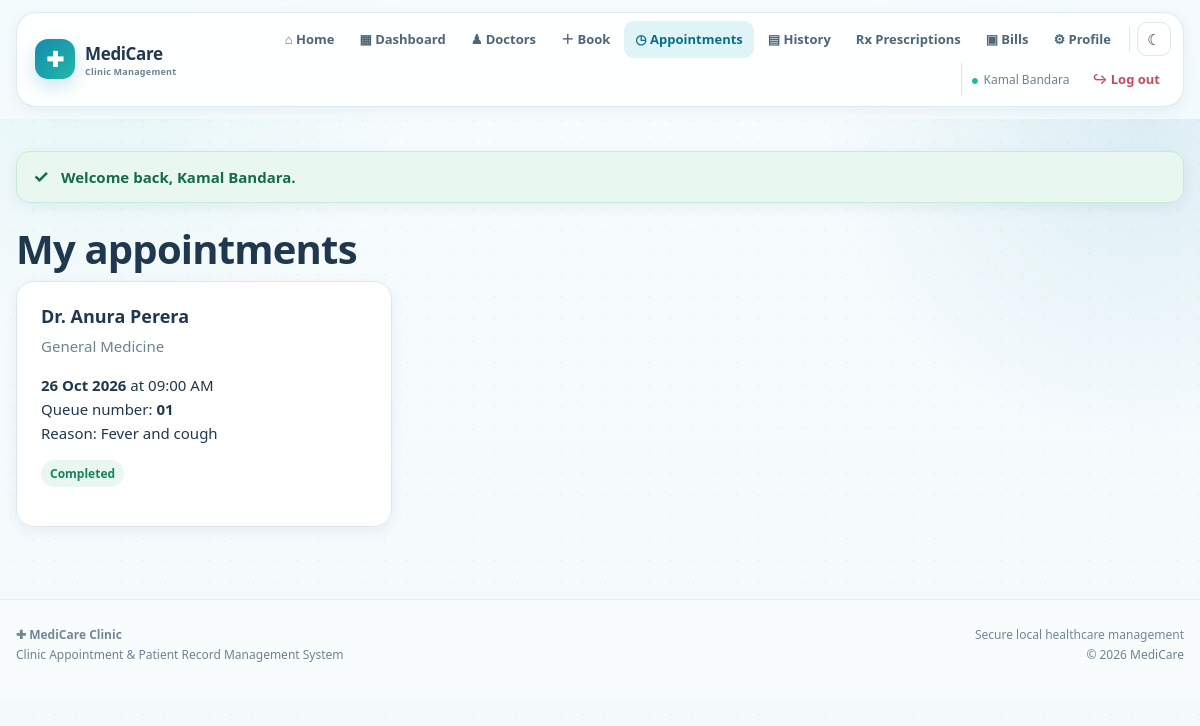
Screenshot of /index.php?page=patient/appointments (signed in) with the database file from the repository.
### tables this page shows
CREATE TABLE appointment (
    Appointment_ID   INT AUTO_INCREMENT PRIMARY KEY,
    Patient_ID       INT NOT NULL,
    Doctor_ID        INT NOT NULL,
    Schedule_ID      INT,
    Receptionist_ID  INT,
    Appointment_Date DATE NOT NULL,
    Time_Slot        TIME NOT NULL,
    Queue_No         INT,
    Status           ENUM('Pending','Confirmed','Completed','Cancelled','No-Show')
                     NOT NULL DEFAULT 'Pending',
    Reason           VARCHAR(255),
    Created_At       TIMESTAMP DEFAULT CURRENT_TIMESTAMP,

     
     
     
    Slot_Key TIME GENERATED ALWAYS AS (IF(Status = 'Cancelled', NULL, Time_Slot)) STORED,

    CONSTRAINT fk_appt_patient  FOREIGN KEY (Patient_ID)  REFERENCES patient(Patient_ID),
    CONSTRAINT fk_appt_doctor   FOREIGN KEY (Doctor_ID)   REFERENCES doctor(Doctor_ID),
    CONSTRAINT fk_appt_schedule FOREIGN KEY (Schedule_ID) REFERENCES doctor_schedule(Schedule_ID),
    CONSTRAINT fk_appt_recep    FOREIGN KEY (Receptionist_ID) REFERENCES receptionist(Receptionist_ID),
     
    CONSTRAINT uq_doctor_slot UNIQUE (Doctor_ID, Appointment_Date, Slot_Key)
);

CREATE TABLE specialization (
    Special_ID   INT AUTO_INCREMENT PRIMARY KEY,
    Special_Name VARCHAR(100) NOT NULL,
    Description  VARCHAR(255)
);

### config/helpers.php (called while the page is built, shortened)
<?php
function e($value)
{
    return htmlspecialchars((string)$value, ENT_QUOTES, 'UTF-8');
}
function view($name, $data = [])
{
    extract($data);
    require __DIR__ . '/../views/layout/header.php';
    require __DIR__ . '/../views/' . $name . '.php';
    require __DIR__ . '/../views/layout/footer.php';
}
function time_label($time)
{
    return date('h:i A', strtotime($time));
}
function date_label($date)
{
    return date('d M Y', strtotime($date));
}
function queue_label($no)
{
    return $no ? str_pad($no, 2, '0', STR_PAD_LEFT) : '-';
}

### controllers/PatientController.php (called while the page is built, shortened)
<?php
class PatientController
{
    private $pdo;
    public function __construct($pdo)
    {
        $this->pdo = $pdo;
    }
    public function appointments()
    {
        $appointment = new Appointment($this->pdo);
        view('patient/appointments', [
            'appointments' => $appointment->findByPatient(ref_id()),
            'title'        => 'My Appointments'
        ]);
    }
}

### index.php (called while the page is built, shortened)
<?php
require_once __DIR__ . '/config/database.php';
require_once __DIR__ . '/config/helpers.php';
require_once __DIR__ . '/models/Appointment.php';
require_once __DIR__ . '/controllers/PatientController.php';
$page = $_GET['page'] ?? 'home';
list($controllerName, $method) = $routes[$page];
$controller = new $controllerName($pdo);
$controller->$method();

### models/Appointment.php (called while the page is built, shortened)
<?php
class Appointment
{
    private $pdo;
    public function __construct($pdo) { $this->pdo = $pdo; }
    public function findByPatient($patientId)
    {
        $stmt = $this->pdo->prepare(
            "SELECT a.*,
                    CONCAT('Dr. ',d.First_Name,' ',d.Last_Name) AS Doctor_Name,
                    s.Special_Name
             FROM appointment a
             JOIN doctor d ON a.Doctor_ID = d.Doctor_ID
             LEFT JOIN specialization s ON d.Special_ID = s.Special_ID
             WHERE a.Patient_ID = ?
             ORDER BY a.Appointment_Date DESC, a.Time_Slot"
        );
        $stmt->execute([$patientId]);
        return $stmt->fetchAll();
    }
}

### views/patient/appointments.php (the view, shortened to what this page needs)
<h1>My appointments</h1>
<div class="grid">
<?php foreach ($appointments as $a): ?>
    <div class="card">
        <h3><?= e($a['Doctor_Name']) ?></h3>
        <p class="muted"><?= e($a['Special_Name']) ?></p>
        <p>
            <strong><?= date_label($a['Appointment_Date']) ?></strong>
            at <?= time_label($a['Time_Slot']) ?><br>
            Queue number: <strong><?= queue_label($a['Queue_No']) ?></strong><br>
            <?= $a['Reason'] ? 'Reason: ' . e($a['Reason']) : '' ?>
        </p>
        <p><span class="badge badge-<?= strtolower(str_replace('-', '', $a['Status'])) ?>">
            <?= e($a['Status']) ?></span></p>
    </div>
<?php endforeach; ?>
</div>

### assets/css/style.css (style rules this page uses)
:root { --primary: #168aad; --primary-dark: #0b6e8a; --primary-deep: #075985; --primary-soft: #e8f7fb; --accent: #22b8a7; --page: #f4f9fc; --surface: #ffffff; --surface-soft: #f8fcfe; --text: #20384d; --muted: #6d8292; --line: #dbe8ef; --success: #16845b; --success-soft: #e8f7ef; --warning: #b7791f; --warning-soft: #fff5df; --danger: #c54b58; --danger-soft: #fff0f2; --shadow-sm: 0 4px 14px rgba(25, 73, 97, .07); --shadow: 0 12px 32px rgba(25, 73, 97, .10); --shadow-lg: 0 22px 55px rgba(25, 73, 97, .14); --radius: 18px; --radius-sm: 12px; --radius-lg: 28px; }
* { box-sizing: border-box; }
html { scroll-behavior: smooth; }
body { margin: 0; min-height: 100vh; background: radial-gradient(circle at 8% 0%, rgba(34,184,167,.10), transparent 25%), radial-gradient(circle at 95% 15%, rgba(22,138,173,.12), transparent 24%), linear-gradient(180deg, #f7fcfe 0%, var(--page) 100%); color: var(--text); font-family: "Segoe UI", system-ui, -apple-system, BlinkMacSystemFont, Arial, sans-serif; font-size: 15px; line-height: 1.6; }
body::before { content: ""; position: fixed; inset: 0; pointer-events: none; background-image: radial-gradient(rgba(7, 89, 133, .035) 1px, transparent 1px); background-size: 22px 22px; z-index: -1; }
h1, h2, h3 { color: var(--text); line-height: 1.2; }
h1 { margin: 0 0 8px; font-size: clamp(28px, 4vw, 40px); font-weight: 800; letter-spacing: -.8px; }
h3 { margin: 0 0 7px; font-size: 18px; font-weight: 750; }
p { margin-top: 0; }
.muted { color: var(--muted); }
.grid { display: grid; grid-template-columns: repeat(3, minmax(0, 1fr)); gap: 20px; }
.card { display: block; padding: 24px; background: rgba(255,255,255,.96); border: 1px solid var(--line); border-radius: var(--radius); box-shadow: var(--shadow-sm); transition: transform .22s ease, box-shadow .22s ease, border-color .22s ease; }
.grid > .card { height: 100%; }
.badge { display: inline-flex; align-items: center; min-height: 27px; padding: 4px 9px; border-radius: 999px; font-size: 12px; font-weight: 800; }
.badge-confirmed, .badge-completed, .badge-paid { background: var(--success-soft); color: var(--success); }

### rows the page displays
appointment: Doctor_Name "Dr. Anura Perera", specialization.Special_Name "General Medicine", Appointment_Date "26 Oct 2026", Time_Slot "09:00 AM", Queue_No "01", Reason "Fever and cough", Status "Completed"

### other values shown
user_name() "Kamal Bandara"
$flash['text'] "Welcome back, Kamal Bandara."
